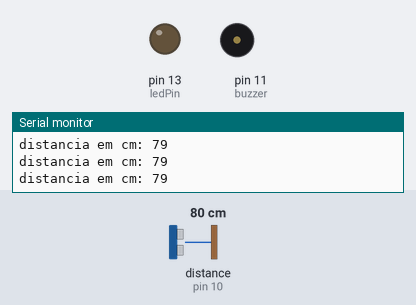
The sketch below on a simulated Arduino Uno, built with avr-gcc and run on an emulated ATmega328P. On the bench: output pins drawn as LEDs (lit = HIGH), buzzer (waves = sounding, pin HIGH), the last lines printed to the serial monitor. Wiring (inferred from the names in the program): ultrasonic range finder: trigger pin 9; echo pin 10. The inputs (shaded band) are chosen by the test bench; at power-on: distance to the obstacle (sensor on pin 10) 80 cm. The echo pulse lasts 58.3 µs per cm; pins used as bus, display or sensor lines are not drawn.

Above: at 1.2 s.
1.3 s: distance to the obstacle (sensor on pin 10) set to 8 cm
2.8 s: distance to the obstacle (sensor on pin 10) set to 5 cm
At 3.8 s:
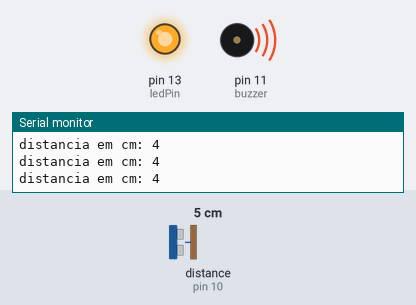
4.3 s: distance to the obstacle (sensor on pin 10) set to 9 cm
At 5.4 s:
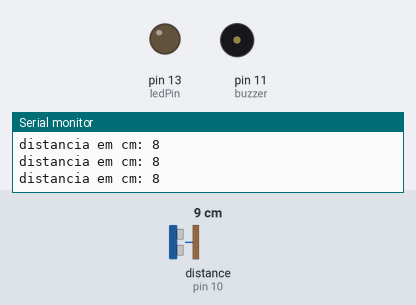
5.8 s: distance to the obstacle (sensor on pin 10) set to 2 cm
At 7.2 s:
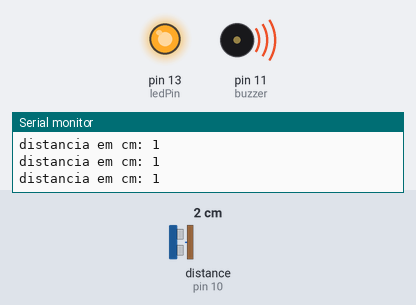
Timing chart, 0 to 8.3 s (numbered marks = the images above; inputs shaded):
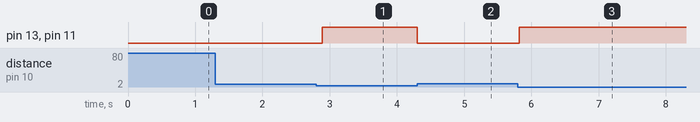

Measured:
- the behaviour switches between 7 and 6 cm on distance to the obstacle (sensor on pin 10) (found by bisection; images 0 and 1)
- after the input at 2.8 s, pin 13 (ledPin), pin 11 (buzzer): LOW → HIGH after 0.09 s
- after the input at 4.3 s, pin 13 (ledPin), pin 11 (buzzer): HIGH → LOW at once
- after the input at 5.8 s, pin 13 (ledPin), pin 11 (buzzer): LOW → HIGH at once

The sketch:

sensorestaciona.ino
```cpp
const int trigPin = 9;
const int echoPin = 10;
const int buzzer = 11;
const int ledPin = 13;

long duration;
int distance;
int safetyDistance;

void setup()
{
  pinMode(trigPin, OUTPUT);
  pinMode(echoPin, INPUT);
  pinMode(buzzer, OUTPUT);
  pinMode(ledPin, OUTPUT);
  Serial.begin(9600);
}

void loop()
{
  digitalWrite(trigPin, LOW);
  delayMicroseconds(2);
  digitalWrite(trigPin, HIGH);
  delayMicroseconds(1);
  digitalWrite(trigPin, LOW);

  duration = pulseIn(echoPin, HIGH);
  distance = duration * 0.034/2;
  safetyDistance = distance;

  if(safetyDistance <6)
  {
    digitalWrite(buzzer, HIGH);
    digitalWrite(ledPin, HIGH);
  }
  else
  {
    digitalWrite(buzzer, LOW);
    digitalWrite(ledPin, LOW);
  }
  Serial.print("\ndistancia em cm: ");
  Serial.print(distance);
  delay(100);
}
```
